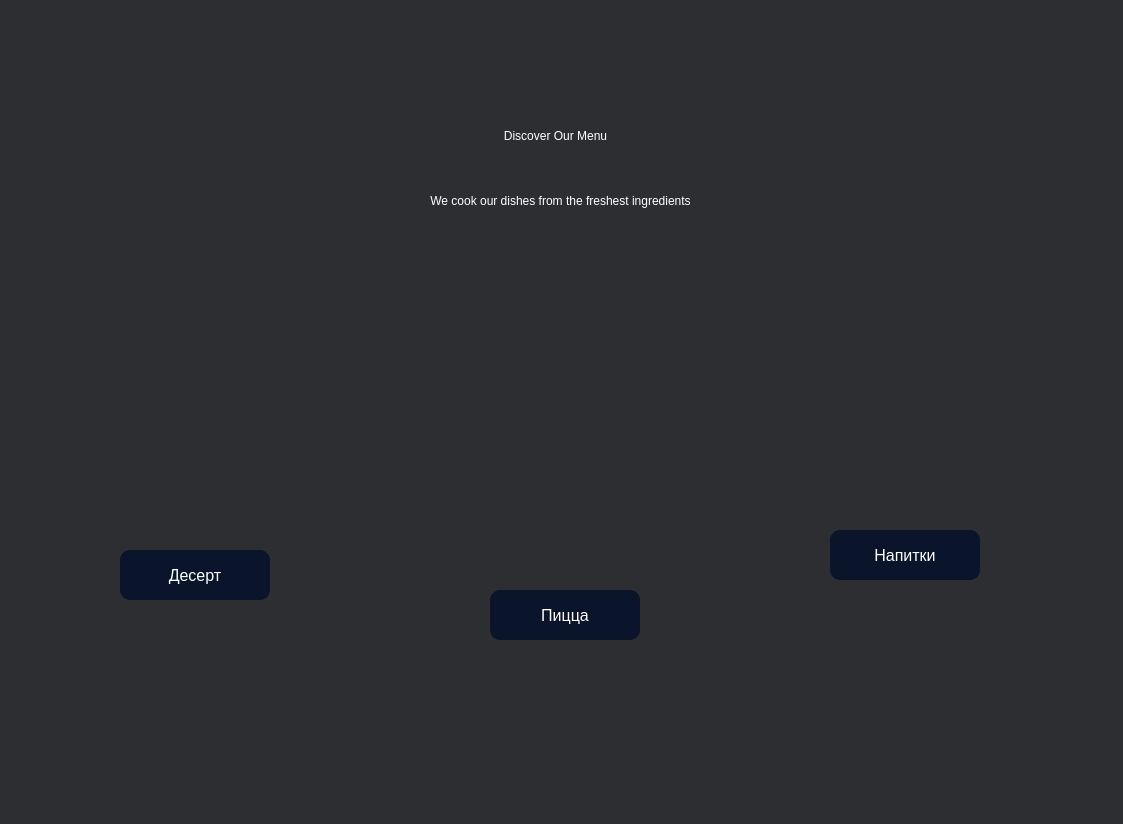
<?xml version="1.0" encoding="UTF-8"?>
<ui version="4.0">
 <class>Form</class>
 <widget class="QWidget" name="Form">
  <property name="geometry">
   <rect>
    <x>0</x>
    <y>0</y>
    <width>1123</width>
    <height>824</height>
   </rect>
  </property>
  <property name="windowTitle">
   <string>Form</string>
  </property>
  <property name="styleSheet">
   <string notr="true">background-color: rgb(45, 46, 49);</string>
  </property>
  <widget class="QLabel" name="label">
   <property name="geometry">
    <rect>
     <x>380</x>
     <y>90</y>
     <width>351</width>
     <height>91</height>
    </rect>
   </property>
   <property name="styleSheet">
    <string notr="true">font: 75 26pt &quot;Sitka&quot;;
color: rgb(255, 255, 255);</string>
   </property>
   <property name="text">
    <string>Discover Our Menu</string>
   </property>
   <property name="alignment">
    <set>Qt::AlignCenter</set>
   </property>
  </widget>
  <widget class="QLabel" name="label_2">
   <property name="geometry">
    <rect>
     <x>520</x>
     <y>70</y>
     <width>81</width>
     <height>31</height>
    </rect>
   </property>
   <property name="text">
    <string/>
   </property>
   <property name="pixmap">
    <pixmap>image/pattern.webp</pixmap>
   </property>
  </widget>
  <widget class="QLabel" name="label_3">
   <property name="geometry">
    <rect>
     <x>340</x>
     <y>160</y>
     <width>441</width>
     <height>81</height>
    </rect>
   </property>
   <property name="styleSheet">
    <string notr="true">font: italic 14pt &quot;Sitka&quot;;
color: rgb(255, 255, 255);</string>
   </property>
   <property name="text">
    <string>We cook our dishes from the freshest ingredients</string>
   </property>
   <property name="alignment">
    <set>Qt::AlignCenter</set>
   </property>
  </widget>
  <widget class="QLabel" name="label_4">
   <property name="geometry">
    <rect>
     <x>810</x>
     <y>310</y>
     <width>191</width>
     <height>191</height>
    </rect>
   </property>
   <property name="styleSheet">
    <string notr="true">width=&quot;400&quot;;
height=&quot;400&quot;;</string>
   </property>
   <property name="text">
    <string/>
   </property>
   <property name="pixmap">
    <pixmap>image/coffee1.jpg</pixmap>
   </property>
  </widget>
  <widget class="QLabel" name="label_5">
   <property name="geometry">
    <rect>
     <x>90</x>
     <y>300</y>
     <width>221</width>
     <height>221</height>
    </rect>
   </property>
   <property name="text">
    <string/>
   </property>
   <property name="pixmap">
    <pixmap>image/pankekcs.jpg</pixmap>
   </property>
  </widget>
  <widget class="QLabel" name="label_6">
   <property name="geometry">
    <rect>
     <x>420</x>
     <y>280</y>
     <width>291</width>
     <height>291</height>
    </rect>
   </property>
   <property name="text">
    <string/>
   </property>
   <property name="pixmap">
    <pixmap>image/pizza.jpg</pixmap>
   </property>
  </widget>
  <widget class="QPushButton" name="desserts">
   <property name="geometry">
    <rect>
     <x>120</x>
     <y>550</y>
     <width>150</width>
     <height>50</height>
    </rect>
   </property>
   <property name="font">
    <font>
     <family>MS Shell Dlg 2</family>
     <pointsize>12</pointsize>
     <weight>50</weight>
     <italic>false</italic>
     <bold>false</bold>
    </font>
   </property>
   <property name="styleSheet">
    <string notr="true">QPushButton{
font: 12pt &quot;MS Shell Dlg 2&quot;;
color: rgb(255, 255, 255);
background-color: rgb(10, 21, 44);
border-radius: 10px;
}

QPushButton::hover
{
background-color: rgb(85, 85, 127, 0);
border: 2px solid #FFFFFF;
border-radius: 10px;
}



</string>
   </property>
   <property name="text">
    <string>Десерт</string>
   </property>
  </widget>
  <widget class="QPushButton" name="pizza">
   <property name="geometry">
    <rect>
     <x>490</x>
     <y>590</y>
     <width>150</width>
     <height>50</height>
    </rect>
   </property>
   <property name="font">
    <font>
     <family>MS Shell Dlg 2</family>
     <pointsize>12</pointsize>
     <weight>50</weight>
     <italic>false</italic>
     <bold>false</bold>
    </font>
   </property>
   <property name="styleSheet">
    <string notr="true">QPushButton{
font: 12pt &quot;MS Shell Dlg 2&quot;;
color: rgb(255, 255, 255);
background-color: rgb(10, 21, 44);
border-radius: 10px;
}

QPushButton::hover
{
background-color: rgb(85, 85, 127, 0);
border: 2px solid #FFFFFF;
border-radius: 10px;
}



</string>
   </property>
   <property name="text">
    <string>Пицца</string>
   </property>
  </widget>
  <widget class="QPushButton" name="drinks">
   <property name="geometry">
    <rect>
     <x>830</x>
     <y>530</y>
     <width>150</width>
     <height>50</height>
    </rect>
   </property>
   <property name="font">
    <font>
     <family>MS Shell Dlg 2</family>
     <pointsize>12</pointsize>
     <weight>50</weight>
     <italic>false</italic>
     <bold>false</bold>
    </font>
   </property>
   <property name="styleSheet">
    <string notr="true">QPushButton{
font: 12pt &quot;MS Shell Dlg 2&quot;;
color: rgb(255, 255, 255);
background-color: rgb(10, 21, 44);
border-radius: 10px;
}

QPushButton::hover
{
background-color: rgb(85, 85, 127, 0);
border: 2px solid #FFFFFF;
border-radius: 10px;
}



</string>
   </property>
   <property name="text">
    <string>Напитки</string>
   </property>
  </widget>
 </widget>
 <resources/>
 <connections/>
</ui>
